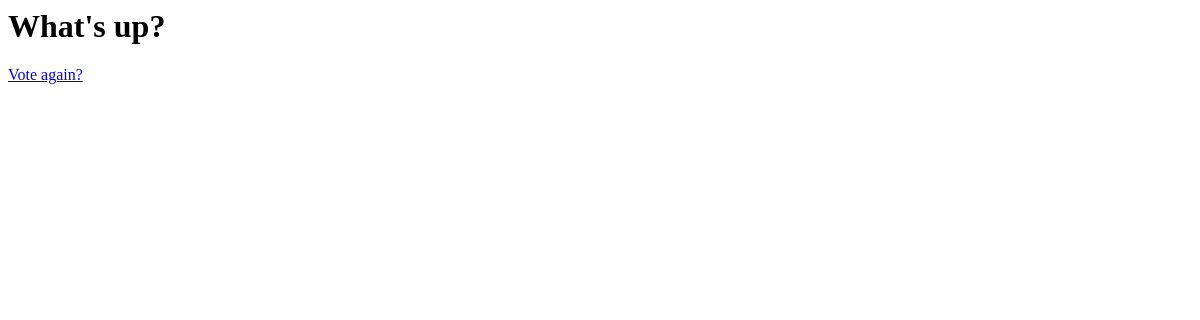
The page /polls/1/results on the database as committed earlier.
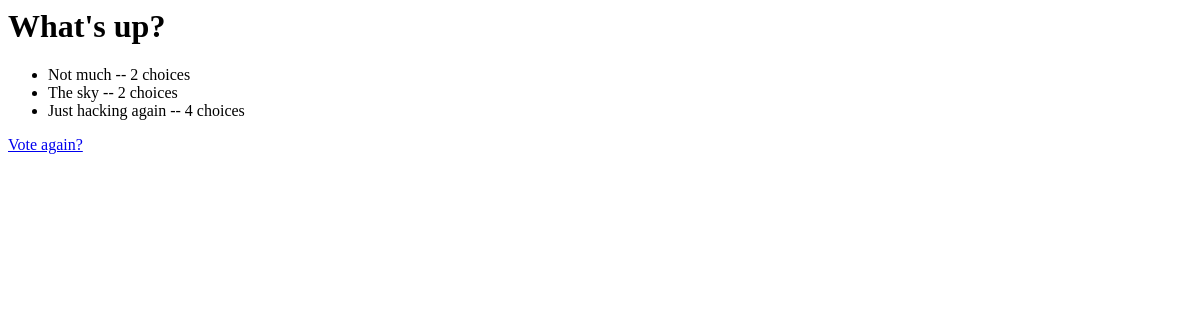
The same page on the database as committed later.
### polls/models.py (models this page shows, shortened)
class Question(models.Model):
    question_text = models.CharField(max_length=200)
    pub_date = models.DateTimeField('date published')
    def was_published_recently(self):
        return timezone.now() >= self.pub_date >= timezone.now() - datetime.timedelta(days=1)
    was_published_recently.admin_order_field = 'pub_date'
    was_published_recently.boolean = True
    was_published_recently.short_description = 'Published recently?'

class Choice(models.Model):
    question = models.ForeignKey(Question, on_delete=models.CASCADE)
    choice_text = models.CharField(max_length=200)
    votes = models.IntegerField(default=0)

### polls/views.py (the view)
# urls.py: path('<int:question_id>/results', views.results, name='results'),
def results(request, question_id):
    question = get_object_or_404(Question, pk=question_id)
    return render(request, "polls/results.html", {'question':question})

### polls/templates/polls/results.html
<h1> {{question.question_text}} </h1>
<ul>
  {% for choice in question.choice_set.all %}
  <li> {{ choice.choice_text }} -- {{ choice.votes }} choice{{choice.votes |pluralize}} </li>
  {% endfor %}
</ul>
<a href="{% url 'polls:detail' question.id %}"> Vote again? </a>

Rows that differ between the two databases and show on the page:
added Choice: choice_text "Not much", votes "2"
added Choice: choice_text "The sky", votes "2"
added Choice: choice_text "Just hacking again", votes "4"
